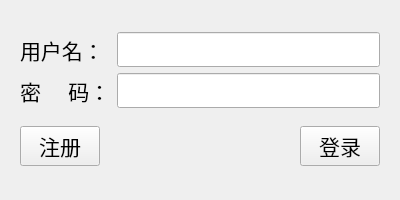
<?xml version="1.0" encoding="UTF-8"?>
<ui version="4.0">
 <class>Client</class>
 <widget class="QWidget" name="Client">
  <property name="geometry">
   <rect>
    <x>0</x>
    <y>0</y>
    <width>400</width>
    <height>200</height>
   </rect>
  </property>
  <property name="minimumSize">
   <size>
    <width>200</width>
    <height>100</height>
   </size>
  </property>
  <property name="maximumSize">
   <size>
    <width>400</width>
    <height>200</height>
   </size>
  </property>
  <property name="windowTitle">
   <string>登录界面</string>
  </property>
  <property name="windowIcon">
   <iconset>
    <normaloff>C:/Users/39886/Desktop/登录.png</normaloff>C:/Users/39886/Desktop/登录.png</iconset>
  </property>
  <layout class="QVBoxLayout" name="verticalLayout">
   <property name="leftMargin">
    <number>20</number>
   </property>
   <property name="topMargin">
    <number>20</number>
   </property>
   <property name="rightMargin">
    <number>20</number>
   </property>
   <property name="bottomMargin">
    <number>20</number>
   </property>
   <item>
    <layout class="QGridLayout" name="gridLayout">
     <item row="0" column="0">
      <widget class="QLabel" name="label">
       <property name="font">
        <font>
         <family>Agency FB</family>
         <pointsize>16</pointsize>
        </font>
       </property>
       <property name="text">
        <string>用户名：</string>
       </property>
      </widget>
     </item>
     <item row="0" column="1">
      <widget class="QLineEdit" name="name_LE">
       <property name="font">
        <font>
         <family>Agency FB</family>
         <pointsize>14</pointsize>
        </font>
       </property>
       <property name="text">
        <string/>
       </property>
      </widget>
     </item>
     <item row="1" column="0">
      <widget class="QLabel" name="label_2">
       <property name="font">
        <font>
         <family>Agency FB</family>
         <pointsize>16</pointsize>
        </font>
       </property>
       <property name="text">
        <string>密     码：</string>
       </property>
      </widget>
     </item>
     <item row="1" column="1">
      <widget class="QLineEdit" name="pwd_LE">
       <property name="font">
        <font>
         <family>Agency FB</family>
         <pointsize>14</pointsize>
        </font>
       </property>
       <property name="text">
        <string/>
       </property>
       <property name="echoMode">
        <enum>QLineEdit::Password</enum>
       </property>
      </widget>
     </item>
    </layout>
   </item>
   <item>
    <layout class="QHBoxLayout" name="horizontalLayout">
     <property name="spacing">
      <number>0</number>
     </property>
     <item>
      <widget class="QPushButton" name="regist_PB">
       <property name="font">
        <font>
         <family>Agency FB</family>
         <pointsize>16</pointsize>
        </font>
       </property>
       <property name="text">
        <string>注册</string>
       </property>
      </widget>
     </item>
     <item>
      <spacer name="horizontalSpacer">
       <property name="orientation">
        <enum>Qt::Horizontal</enum>
       </property>
       <property name="sizeHint" stdset="0">
        <size>
         <width>40</width>
         <height>20</height>
        </size>
       </property>
      </spacer>
     </item>
     <item>
      <widget class="QPushButton" name="login_PB">
       <property name="font">
        <font>
         <family>Agency FB</family>
         <pointsize>16</pointsize>
        </font>
       </property>
       <property name="text">
        <string>登录</string>
       </property>
      </widget>
     </item>
    </layout>
   </item>
  </layout>
 </widget>
 <resources/>
 <connections/>
</ui>
